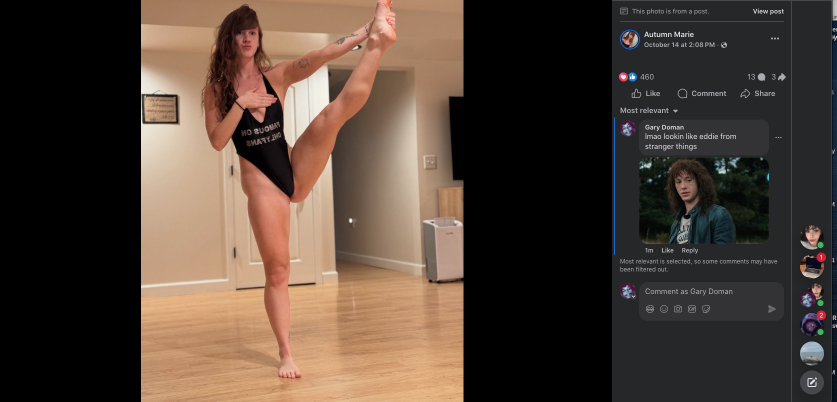
#> input picture test_inputs/formats/sample.jpg, 1673 x 804 px (shown at 1/2 size)
$ python -i depth_inflate.py   (imports and definitions only)
#> lines starting #> are read from the running program, lines starting #| are printed output that depends on the picture; after the words box and inside, x2 and y2 are one past the last pixel; in counts of white or black regions, pixels touching at a corner belong together
import math
from typing import Tuple
from pathlib import Path
import numpy as np
from PIL import Image, ImageOps, ImageFilter


def _otsu_threshold(img: np.ndarray) -> float:
    hist, bin_edges = np.histogram(img.flatten(), bins=256, range=(0, 255))
    total = img.size
    sum_total = np.dot(np.arange(256), hist)
    sum_b = 0.0
    w_b = 0
    w_f = 0
    max_var = -1.0
    threshold = 0
    for t in range(256):
        w_b += hist[t]
        if w_b == 0:
            continue
        w_f = total - w_b
        if w_f == 0:
            break
        sum_b += t * hist[t]
        m_b = sum_b / w_b
        m_f = (sum_total - sum_b) / w_f
        var_between = w_b * w_f * (m_b - m_f) ** 2
        if var_between > max_var:
            max_var = var_between
            threshold = t
    return float(threshold)


def _otsu_subject_mask(gray: np.ndarray, thr: float) -> Tuple[np.ndarray, np.ndarray]:
    """Split an opaque image into SUBJECT (mask 1) and BACKGROUND (mask 0).

    The background is the side of the Otsu split that contains the image
    border: the border is background unless the subject touches the frame.
    Height is the distance from the BACKGROUND level, in the subject
    direction, normalised over subject pixels: 0 at the background
    level, 1 at the most subject-like pixel. (Anchoring at the
    background level, not at the split, matters: Otsu lands the split
    ON a flat subject's own grey level, which would flatten the whole
    relief to zero.)

    This works for BOTH polarities, because the polarity is derived from
    the image itself, not assumed:
      - dark subject on a light background: subject = dark side, height
        grows as luminance drops below the background level;
      - light subject on a dark background: subject = bright side, height
        grows as luminance rises above the background level.

    The old code assumed bright = keep/high, which kept the background
    and deleted the subject whenever the subject was the darker side
    (Gary, 2026-11-12: "clearly youv got something inverted and wrong").

    Returns (mask uint8, height01 float32 in [0, 1]).
    """
    bright = gray > thr
    border = np.concatenate([gray[0, :], gray[-1, :], gray[:, 0], gray[:, -1]])
    border_bright_frac = float((border > thr).mean())
    if border_bright_frac > 0.75:
        bg_is_bright = True  # border is (almost) all bright -> background is bright
        bg_level = float(np.median(border))
    elif border_bright_frac < 0.25:
        bg_is_bright = False  # border is (almost) all dark -> background is dark
        bg_level = float(np.median(border))
    else:
        # Subject touches the frame (or no clear border): the background
        # is the larger Otsu class, and its level is that class's mean.
        bg_is_bright = bool(bright.mean() > 0.5)
        bg_level = float(gray[bright].mean()) if bg_is_bright else float(gray[~bright].mean())
    if bg_is_bright:
        mask = (~bright).astype(np.uint8)  # subject = dark side
        dist = np.clip(bg_level - gray, 0, None)  # distance from background
    else:
        mask = bright.astype(np.uint8)  # subject = bright side
        dist = np.clip(gray - bg_level, 0, None)
    if (mask > 0).any():
        peak = float(dist[mask > 0].max())
    else:
        peak = 0.0
    height01 = dist / peak if peak > 1e-6 else np.zeros_like(dist)
    return mask, height01.astype(np.float32)


class DepthInflationRunner:
    """
    Native, original preview reconstructor.
    Builds a mesh by treating image intensity as height (depth) and triangulating a grid.
    This is a simple, explainable baseline you own entirely.

    The mesh is a raised relief OF THE SUBJECT: the subject region is kept
    and lifted, the background region is dropped. Polarity (which side is
    the subject) is derived from the image border, never assumed.
    """

    def run(self, image_path: str, out_obj: str, grid_step: int = 4, z_scale: float = 0.3) -> Tuple[bool, str]:
#> called with image_path = '../../../test_inputs/formats/sample.jpg', out_obj = 'out.png', grid_step = 4, z_scale = 0.3
        try:
            p = Path(out_obj)
            p.parent.mkdir(parents=True, exist_ok=True)

            im = Image.open(image_path).convert("RGBA")
            # Resize if too large to keep mesh reasonable
            max_side = 512
            if max(im.width, im.height) > max_side:
                scale = max_side / float(max(im.width, im.height))
#> scale = 0.306
                im = im.resize((int(im.width * scale), int(im.height * scale)), Image.LANCZOS)
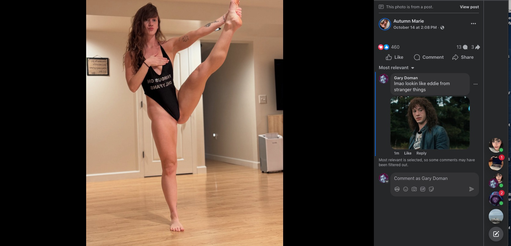
#> im: PIL image 511x246 RGBA; mean R, G, B, A 79.4, 64.7, 54.6, 255

            # Height from luminance
            gray = ImageOps.grayscale(im)
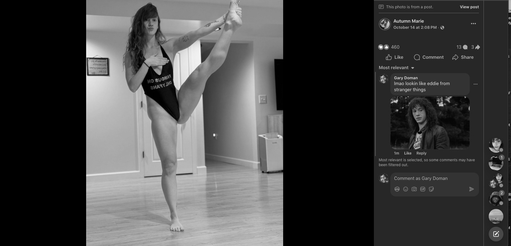
#> gray: PIL image 511x246 L; min 0, max 255, mean 68
            gray = gray.filter(ImageFilter.GaussianBlur(radius=1.0))
            g = np.array(gray, dtype=np.float32)

            # Subject mask + height, polarity derived from the image.
            alpha = np.array(im.split()[-1])
#> alpha: shape (246, 511); every value is 255
            if alpha.std() < 1e-3:  # no alpha: Otsu split, background anchored to the border
                thr = _otsu_threshold(g)
#> in _otsu_threshold, `hist, bin_edges = np.histogram(img.flatten(), bins=256, range=(0, 255))`: hist = 256 values, max 41748 at index 0, min 0 at index 242, mean 491; bin_edges = 257 values from 0 to 255
#> in _otsu_threshold, `sum_total = np.dot(np.arange(256), hist)`: sum_total = 8522175
#> the loop in _otsu_threshold, `for t in range(256):` made 242 passes
#> (w_b, w_f, sum_b, m_b, m_f, max_var) on passes 1 to 12: (41748, 83958, 0, 0, 101.5, 3.61e+13), (42251, 83455, 503, 0.0119, 102.1, 3.68e+13), (42505, 83201, 1011, 0.0238, 102.4, 3.71e+13), (42723, 82983, 1665, 0.039, 102.7, 3.73e+13), (42846, 82860, 2157, 0.0503, 102.8, 3.75e+13), (42887, 82819, 2362, 0.0551, 102.9, 3.75e+13), (42941, 82765, 2686, 0.0626, 102.9, 3.76e+13), (43052, 82654, 3463, 0.0804, 103.1, 3.77e+13), (43184, 82522, 4519, 0.105, 103.2, 3.79e+13), (43401, 82305, 6472, 0.149, 103.5, 3.81e+13), (43517, 82189, 7632, 0.175, 103.6, 3.83e+13), (43715, 81991, 9810, 0.224, 103.8, 3.85e+13)
#> after the loop in _otsu_threshold, `for t in range(256):`: max_var = 6.46e+13; sum_b = 8519765; threshold = 86; w_b = 125706
#> thr = 86
                mask, height01 = _otsu_subject_mask(g, thr)
#> in _otsu_subject_mask, `bright = gray > thr`:
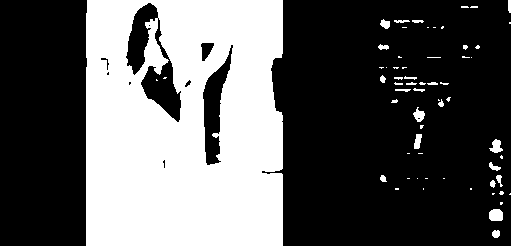
#> bright: shape (246, 511) bool; 35.7% white; 63 white regions (40 under 20 px), largest, box (x1, y1, x2, y2) and area: (86, 0, 283, 246) 43505, (489, 209, 503, 221) 151, (489, 139, 503, 153) 116
#> in _otsu_subject_mask, `border = np.concatenate([gray[0, :], gray[-1, :], gray[:, 0], gray[:, ..`: border = 1514 values, max 192 at index 719, min 0 at index 0, mean 56.17
#> in _otsu_subject_mask, `border_bright_frac = float((border > thr).mean())`: border_bright_frac = 0.273
#> in _otsu_subject_mask, `bg_is_bright = bool(bright.mean() > 0.5)`: bg_is_bright = False
#> in _otsu_subject_mask, `bg_level = float(gray[bright].mean()) if bg_is_bright else float(gray[..`: bg_level = 20.1
#> in _otsu_subject_mask, `dist = np.clip(gray - bg_level, 0, None)`:
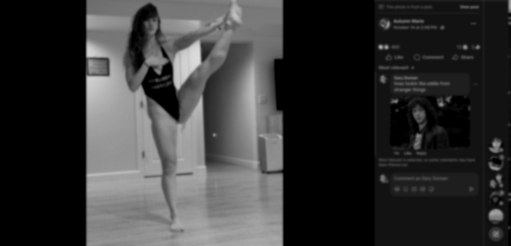
#> dist: shape (246, 511) float32; min 0, max 220.9, mean 54.7
#> in _otsu_subject_mask, `peak = float(dist[mask > 0].max())`: peak = 220.9
#> in _otsu_subject_mask, `height01 = dist / peak if peak > 1e-6 else np.zeros_like(dist)`:
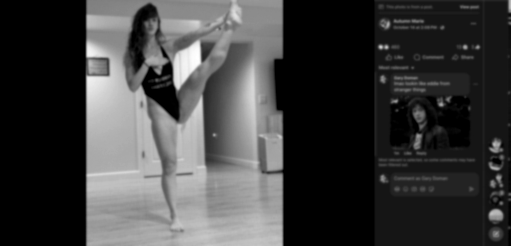
#> height01: shape (246, 511) float32; min 0, max 1, mean 0.247
                if mask.mean() < 0.01:
                    # No detectable subject (solid / gradient image): fall
                    # back to the whole image as the subject, as before.
                    mask = np.ones_like(mask)
                    lo = g.min()
                    hi = g.max()
                    height01 = (g - lo) / max(1e-6, hi - lo)
            else:
                # Transparency defines the subject directly.
                mask = (alpha > 8).astype(np.uint8)
                opaque = mask > 0
                height01 = np.zeros_like(g)
                if opaque.any():
                    # Normalise within the opaque region only, so the
                    # transparent (black) pixels cannot skew the relief.
                    lo = g[opaque].min()
                    hi = g[opaque].max()
                    height01[opaque] = (g[opaque] - lo) / max(1e-6, hi - lo)

            # Heights in [-z_scale, +z_scale]: background at the base plane,
            # most subject-like pixel at the top of the relief.
            h = (height01 - 0.5) * (2 * z_scale)

            H, W = h.shape
#> H = 246; W = 511
            xs = np.arange(0, W, grid_step, dtype=np.int32)
#> xs = 128 values from 0 to 508
            ys = np.arange(0, H, grid_step, dtype=np.int32)
#> ys = 62 values from 0 to 244
            # ensure last index included
            if xs[-1] != W - 1:
                xs = np.append(xs, W - 1)
#> xs = 129 values from 0 to 510
            if ys[-1] != H - 1:
                ys = np.append(ys, H - 1)
#> ys = 63 values from 0 to 245

            # Map to [-1,1] in x,y preserving aspect
            ax = 2.0 / max(1, W - 1)
            ay = 2.0 / max(1, H - 1)
            xgrid, ygrid = np.meshgrid(xs, ys)
            X = (xgrid * ax - 1.0).astype(np.float32)
            Y = (1.0 - ygrid * ay).astype(np.float32)  # flip y so up is positive
            Z = h[ygrid, xgrid]
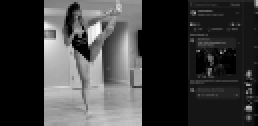
#> Z: shape (63, 129) float32 (shown 2 times larger); min -0.3, max 0.3, mean -0.152; drawn with min black and max white

            # Vertex list
            verts = np.stack([X, Z, Y], axis=-1).reshape(-1, 3)  # (ny*nx, 3)

            # Faces (two tris per cell), with simple mask check (skip if corner pixels mostly background)
            nx = xs.shape[0]
            ny = ys.shape[0]
            faces = []
            for j in range(ny - 1):
                for i in range(nx - 1):
                    # indices in flattened grid
                    v00 = j * nx + i
                    v10 = j * nx + (i + 1)
                    v01 = (j + 1) * nx + i
                    v11 = (j + 1) * nx + (i + 1)
                    # mask vote
                    m = mask[ys[j]:ys[j+1]+1, xs[i]:xs[i+1]+1]
                    if m.size == 0:
                        keep = True
                    else:
                        keep = (m.mean() > 0.35)
                    if keep:
                        faces.append((v00 + 1, v10 + 1, v11 + 1))
                        faces.append((v00 + 1, v11 + 1, v01 + 1))
#> after the loop, faces = 5852 items, first 6: (22, 23, 152), (22, 152, 151), (23, 24, 153), (23, 153, 152), (24, 25, 154), (24, 154, 153)

            # Write OBJ (no UV; preview geometry only)
            with open(p, 'w') as f:
                f.write("# DepthInflation preview OBJ\n")
                f.write(f"# Image: {Path(image_path).name}\n")
                f.write(f"# Vertices: {len(verts)} Faces: {len(faces)}\n")
                for v in verts:
                    f.write(f"v {v[0]:.6f} {v[1]:.6f} {v[2]:.6f}\n")
#> this loop made 8127 passes
#> v on passes 1 to 3: [-1, -0.3, 1], [-0.984, -0.3, 1], [-0.969, -0.3, 1]
                for a, b, c in faces:
                    f.write(f"f {a} {b} {c}\n")
#> this loop made 5852 passes

            return True, f"DepthInflation preview created ({len(verts)} verts, {len(faces)} faces)"
        except Exception as e:
            return False, f"DepthInflation error: {e}"

>>> result = DepthInflationRunner().run('../../../test_inputs/formats/sample.jpg', 'out.png')
